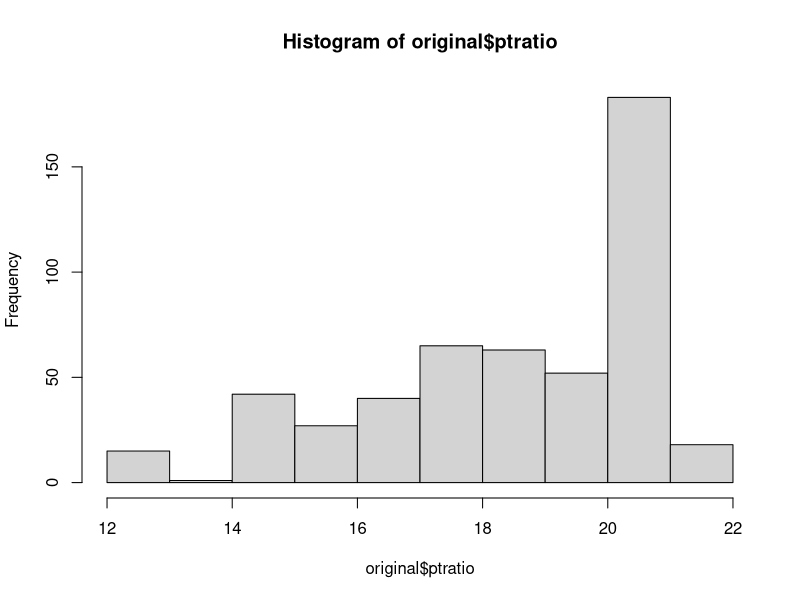
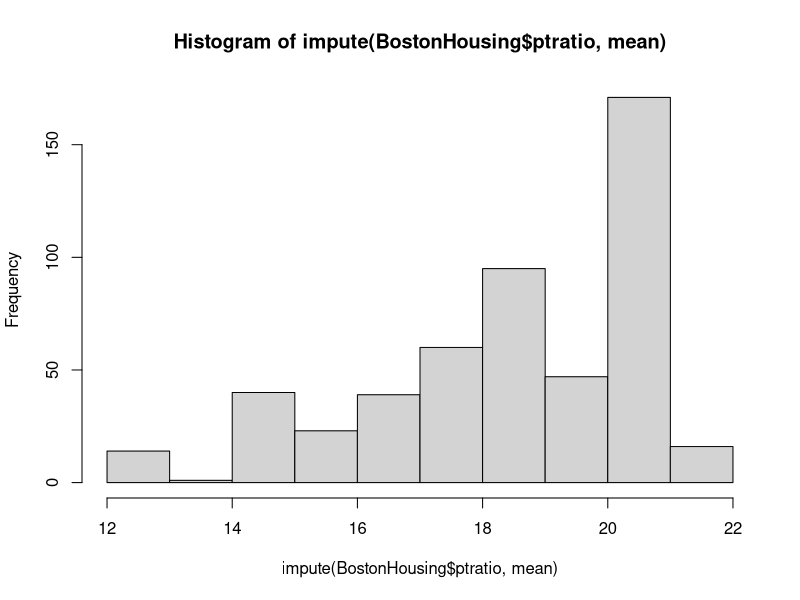

The R source for these figures, in order:

#####Missing data Imputations and Handling

data ("BostonHousing", package="mlbench")  # initialize the data  # load the data
original <- BostonHousing  # backup original data
summary(original)
table(is.na(original))

# Introduce missing values

BostonHousing[sample(1:nrow(BostonHousing), 40), "rad"] <- NA
BostonHousing[sample(1:nrow(BostonHousing), 40), "ptratio"] <- NA
head(BostonHousing)
summary(BostonHousing)
table(is.na(BostonHousing))

#Four ways to handle missing values

#Deleting the observations
boston_na <- na.omit(BostonHousing)
summary(boston_na)

#Imputation with mean, median and mode
install.packages("Hmisc")
library(Hmisc)
impute(BostonHousing$ptratio, mean)  # replace with mean
impute(BostonHousing$ptratio, median)  # median
impute(BostonHousing$ptratio, mode)  # mode
impute(BostonHousing$ptratio, 20)  # replace specific number

hist(original$ptratio)
hist(impute(BostonHousing$ptratio, mean))
